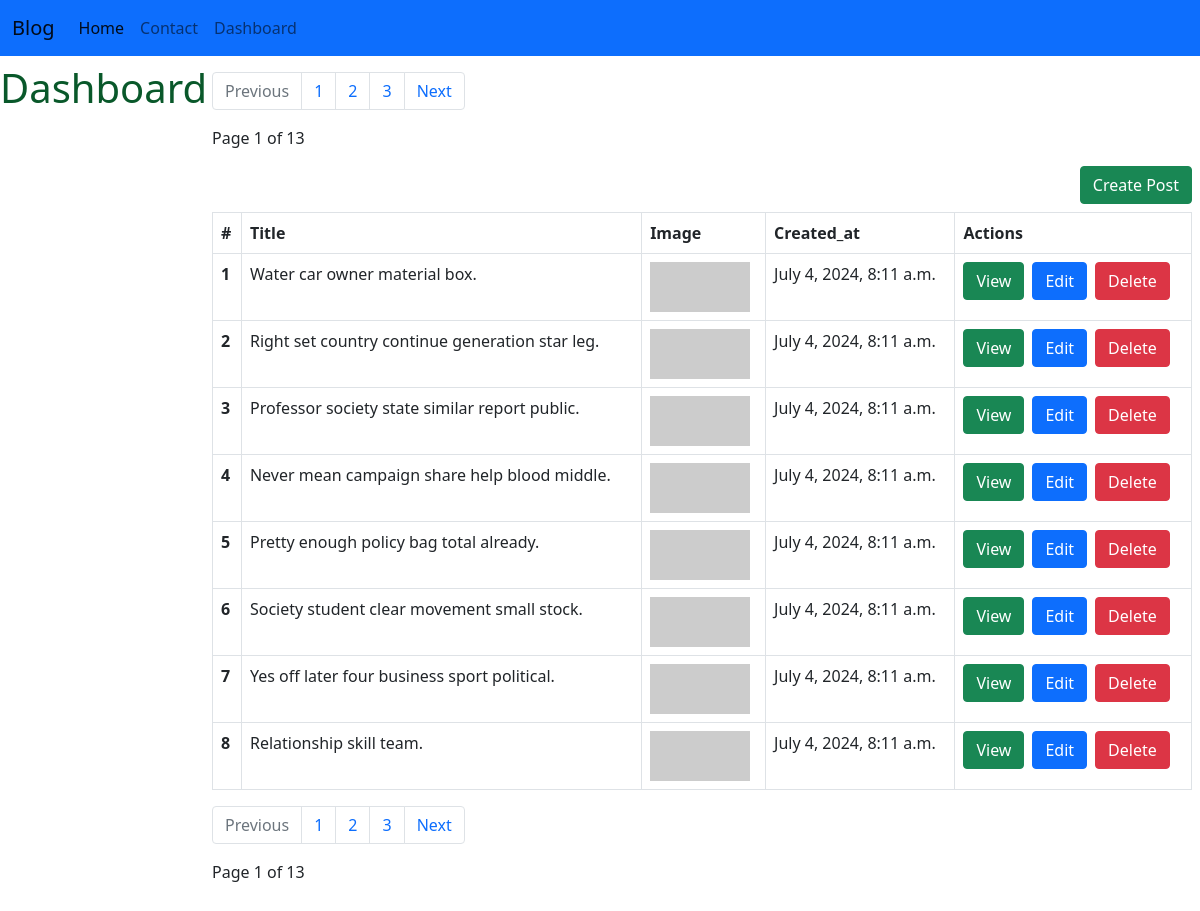
The app's page /dashboard/post, older data.
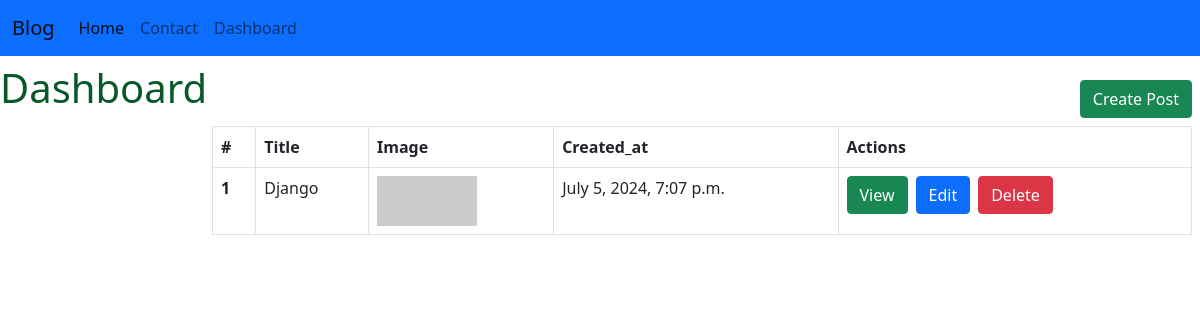
The same page, newer data.
### blog/models/Post.py (models this page shows, shortened)
class Post(models.Model):
    title = models.CharField(max_length=60)
    slug = models.SlugField(max_length=255)
    content = models.TextField()
    author = models.ForeignKey(User, on_delete=models.CASCADE)
    category = models.ForeignKey('Category', on_delete=models.CASCADE)
    is_published = models.BooleanField(default=False)
    tags = models.ManyToManyField('Tag')
    image = models.ImageField(upload_to='posts/%Y/%m/%d', blank=True, null=True)
    created_at = models.DateTimeField(auto_now_add=True)
    updated_at = models.DateTimeField(auto_now=True)

### blog/views.py (the view)
# urls.py: path('dashboard/post', views.dashboard_post, name='dashboard_post'),
def dashboard_post(request):
    posts = Post.objects.all()
    paginator = Paginator(posts, 8)
    page = request.GET.get('page', 1)
    try:
        posts = paginator.page(page)
    except PageNotAnInteger:
        posts = paginator.page(1)
    except EmptyPage:
        posts = paginator.page(paginator.num_pages)
    except:
        posts = paginator.page(1)
    return render(request, "blog/dashboard/post_index.html", { "posts": posts,})

### blog/templates/blog/dashboard/post_index.html (shortened to what this page needs)
{% extends "blog/admin.html" %}
{% load static %}
{% block content  %}
{% include "blog/components/paginator.html" with datas=posts %}
<div class="d-flex my-2 justify-content-end">
  <a href="{% url 'dashboard_post_new' %}" class="btn btn-success">Create Post</a>
</div>
<table class="table table-bordered">
    <thead>
      <tr>
        <th scope="col">#</th>
        <th scope="col">Title</th>
        <th scope="col">Image</th>
        <th scope="col">Created_at</th>
        <th scope="col">Actions</th>
      </tr>
    </thead>
    <tbody>
      {% for post in posts %}
       <tr>
          <th scope="row">{{ post.id }}</th>
          <td>{{ post.title }}</td>
          <td>
            {% if post.image %}
              <img src="{{ post.image }}" width="100" height="50" alt="{{ post.title }}">
            {% else %}
              <img src="http://placehold.it/300X300" width="100" height="50" alt="post.title">
            {% endif %}
          </td>
          <td>{{ post.created_at }}</td>
          <td>
            <div class="d-flex gap-2">
              <a href="{% url 'dashboard_post_view' post.slug %}" class="btn btn-success">View</a>
              <a href="{% url 'dashboard_post_edit' post.slug %}"button class="btn btn-primary">Edit</button></a>
              <form action="{% url 'dashboard_post_delete' post.slug %}" method="post">
                <button class="btn btn-danger">Delete</button>
              </form>
            </div>
          </td>
        </tr>
      {% endfor %}
    </tbody>
</table>
{% include "blog/components/paginator.html" with datas=posts %}
{% endblock %}

### blog/templates/blog/admin.html (shortened to what this page needs)
<!doctype html>
<html lang="en">
    {% load static %}
  <head>
    <link href="https://cdn.jsdelivr.net/npm/select2@4.1.0-rc.0/dist/css/select2.min.css" rel="stylesheet" />
    <link href="https://cdn.jsdelivr.net/npm/bootstrap@5.0.2/dist/css/bootstrap.min.css" rel="stylesheet">
    <link rel="stylesheet" href="{% static 'assets/css/styles.css' %} ">
  </head>
  <body>
 {% include "blog/components/header.html" %}
 <div class="container-fuild">
    <div class="row py-2">
        <div class="col-md-2">
            <h1>Dashboard</h1>
        </div>
        <div class="col-md-10">
            <div class="p-2">
                {% block content %}
                {% endblock  %}
            </div>
        </div>
    </div>
 </div>
  </body>
</html>

### blog/templates/blog/components/header.html (shortened to what this page needs)
<nav class="navbar navbar-expand-lg sticky-top navbar-light bg-primary">
    <div class="container-fluid">
      <a class="navbar-brand" href="{% url 'home'%}">Blog</a>
      <div class="collapse navbar-collapse" id="navbarNavAltMarkup">
        <div class="navbar-nav">
          <a class="nav-link active" aria-current="page" href="{% url 'home'%}">Home</a>
          <a class="nav-link" href="{% url 'contact'%}">Contact</a>
          <a class="nav-link" href="{% url 'dashboard_post'%}">Dashboard</a>
        </div>
      </div>
    </div>
</nav>

### blog/templates/blog/components/paginator.html
{% if datas.has_other_pages %}
<nav aria-label="Page navigation example">
    <ul class="pagination">
      {% if datas.has_previous %}
      <li class="page-item">
        <a href="?page={{ datas.previous_page_number }}" class="page-link">Previous</a>
      </li>
      {% else %}
        <li class="page-item disabled">
          <a class="page-link">Previous</a>
        </li>
      {% endif %}
      {% for item in datas.paginator.page_range %}
        {% if item >= datas.number|add:'-2' and item <= datas.number|add:'2' %}
          <li class="page-item">
            <a href="?page={{ item }}" class="page-link {% if datas.number == item %} active {% endif %}">{{ item }}</a>
          </li>
        {% endif %}
      {% endfor %}
      {% if datas.has_next %}
      <li class="page-item">
        <a href="?page={{ datas.next_page_number }}" class="page-link">Next</a>
      </li>
      {% else %}
        <li class="page-item disabled">
          <span><a class="page-link">Next</a></span>
        </li>
      {% endif %}
    </ul>
  </nav>
  <p>
    Page {{ datas.number }} of {{ datas.paginator.num_pages }}
  </p>
{% endif %}

### public/assets/css/styles.css (style rules this page uses)
h1 { color: rgb(9, 88, 42) !important; }

Row changes from the older to the newer data that the page shows:
removed Post: id "2", title "Right set country continue generation star leg.", created_at "July 4, 2024, 8:11 a.m."
removed Post: id "3", title "Professor society state similar report public.", created_at "July 4, 2024, 8:11 a.m."
removed Post: id "4", title "Never mean campaign share help blood middle.", created_at "July 4, 2024, 8:11 a.m."
removed Post: id "5", title "Pretty enough policy bag total already.", created_at "July 4, 2024, 8:11 a.m."
removed Post: id "6", title "Society student clear movement small stock.", created_at "July 4, 2024, 8:11 a.m."
removed Post: id "7", title "Yes off later four business sport political.", created_at "July 4, 2024, 8:11 a.m."
removed Post: id "8", title "Relationship skill team.", created_at "July 4, 2024, 8:11 a.m."
changed Post id 1: title "Water car owner material box." → "Django"; created_at "July 4, 2024, 8:11 a.m." → "July 5, 2024, 7:07 p.m."
Text that changed along with them:
{{ datas.number }}: "1 1" → (not shown)
{{ datas.paginator.num_pages }}: "13 13" → (not shown)
text no longer shown: "Previous Previous Next Next Page Page of of"
list line gone: "1"
list line gone: "2"
list line gone: "3"
